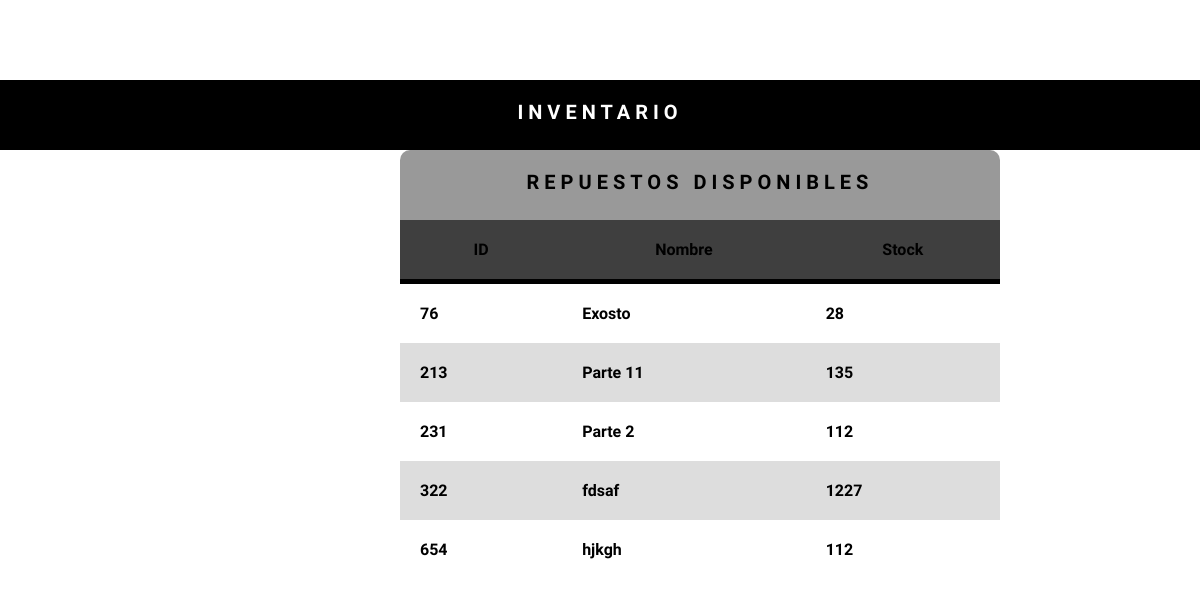
Screenshot of /Logica/Repuesto.php?valida=1 with the database file from the repository.
### tables this page shows
CREATE TABLE `Repuestos` (
  `idRepuesto` int(11) NOT NULL,
  `nombre` varchar(100) NOT NULL,
  `stock` int(100) NOT NULL
);

### Datos/Conexion.php (called while the page is built, shortened)
<?php
	class Conexion{
        public function __construct(){
			$this->user = "root";
			$this->pass = "passtoor";
			$this->server = "localhost";
			$this->dbName = "MotorBikes";
			$this->conexion = mysqli_connect($this->server, $this->user, $this->pass,$this->dbName)
											or die ("No se ha podido realizar la conexión");
        }
	}
?>

### Logica/Repuesto.php (the view, shortened to what this page needs)
<?php
require_once("../Datos/Conexion.php");
    class Repuesto{
        public $conecta;
        public function __construct(){
            $this->conecta = new Conexion();
        }
        public function consultar(){
            $sql = "SELECT * FROM Repuestos";
            $retorno = mysqli_query($this->conecta->conexion, $sql);
            return $retorno;
        }
    }
    $repuesto = new Repuesto();
    if($_GET['valida'] == 1){
        $consulta = $repuesto->consultar();
?>
<!DOCTYPE html>
<html>
    <head>
        <link rel="stylesheet" href="Estilos/estilos.css">
    </head>
    <body>
    <div>
        <h1 class="tituloInventario">
            Inventario
        </h1>
    </div>
    <div class="inventario">
        <div align="center" class="repuestosDisponibles">
            <h2>Repuestos disponibles</h2>
            <table align="center" class="table">
                <thead>
                    <tr>
                    <th scope="col">ID</th>
                    <th scope="col">Nombre</th>
                    <th scope="col">Stock</th>
                    </tr>
                </thead>
                <tbody>
                    <?php while($impresion = mysqli_fetch_row($consulta)){?>
                    <tr>
                        <th scope="col"><?php echo $impresion[0];?></th>
                        <th scope="col"><?php echo $impresion[1];?></th>
                        <th scope="col"><?php echo $impresion[2];?></th>
                    </tr>
                <?php }?>
                </tbody>
            </table>
        </div>
    </div>
</body>
</html>
                    <?php }?>

### Logica/Estilos/estilos.css (style rules this page uses)
* { padding: 0; margin: 0; }
body { font-family: 'Roboto Condensed', sans-serif; }
div h1 { background: black; width:100%; height:50px; margin-top: 0px; }
h1 { color: white; text-transform: uppercase; letter-spacing: 5px; font-size: 20px; text-align: center; padding-top: 20px; }
h2 { text-transform: uppercase; letter-spacing: 5px; font-size: 20px; text-align: center; padding-top: 20px; }
.tituloInventario { margin-top: 80px; }
.inventario { width: 100%; height: 400px; }
.repuestosDisponibles { position: absolute; border-radius: 10px; margin-left:400px; width: 600px; height: 400px; }
.repuestosDisponibles h2 { background-color: rgba(0, 0, 0, 0.4); border-top-right-radius: 10px; border-top-left-radius: 10px; color: black; width:100%; height:50px; }
table { background-color: white; text-align: left; border-collapse: collapse; width: 100%; }
th, td { padding: 20px; }
thead { background-color: #3f3f3f; border-bottom: solid 5px rgb(0, 0, 0); color: rgb(0, 0, 0); text-align: center; }
tr:nth-child(even) { background-color: #ddd; }

### rows the page displays
repuestos: idRepuesto "76", nombre "Exosto", stock "28"
repuestos: idRepuesto "213", nombre "Parte 11", stock "135"
repuestos: idRepuesto "231", nombre "Parte 2", stock "112"
repuestos: idRepuesto "322", nombre "fdsaf", stock "1227"
repuestos: idRepuesto "654", nombre "hjkgh", stock "112"
